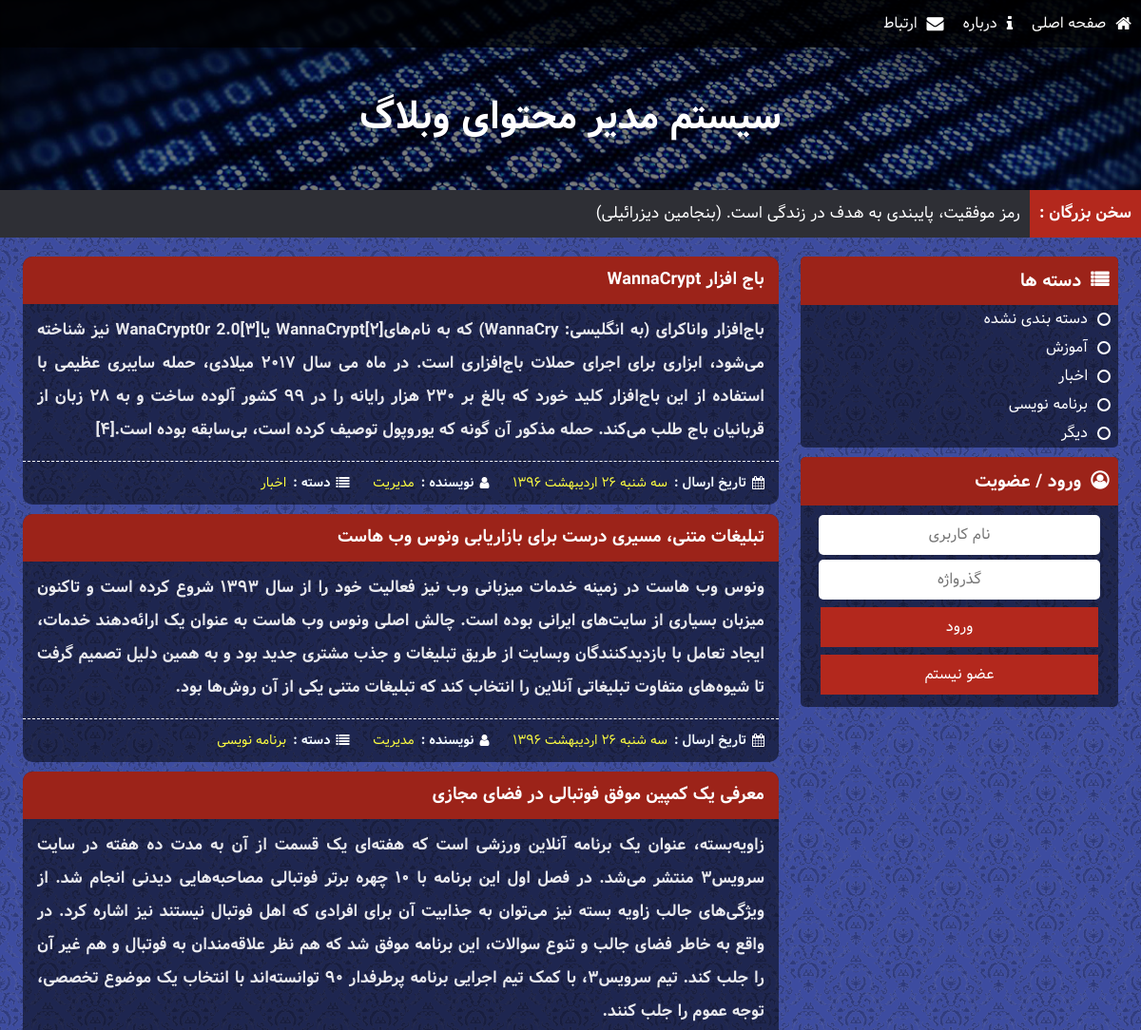
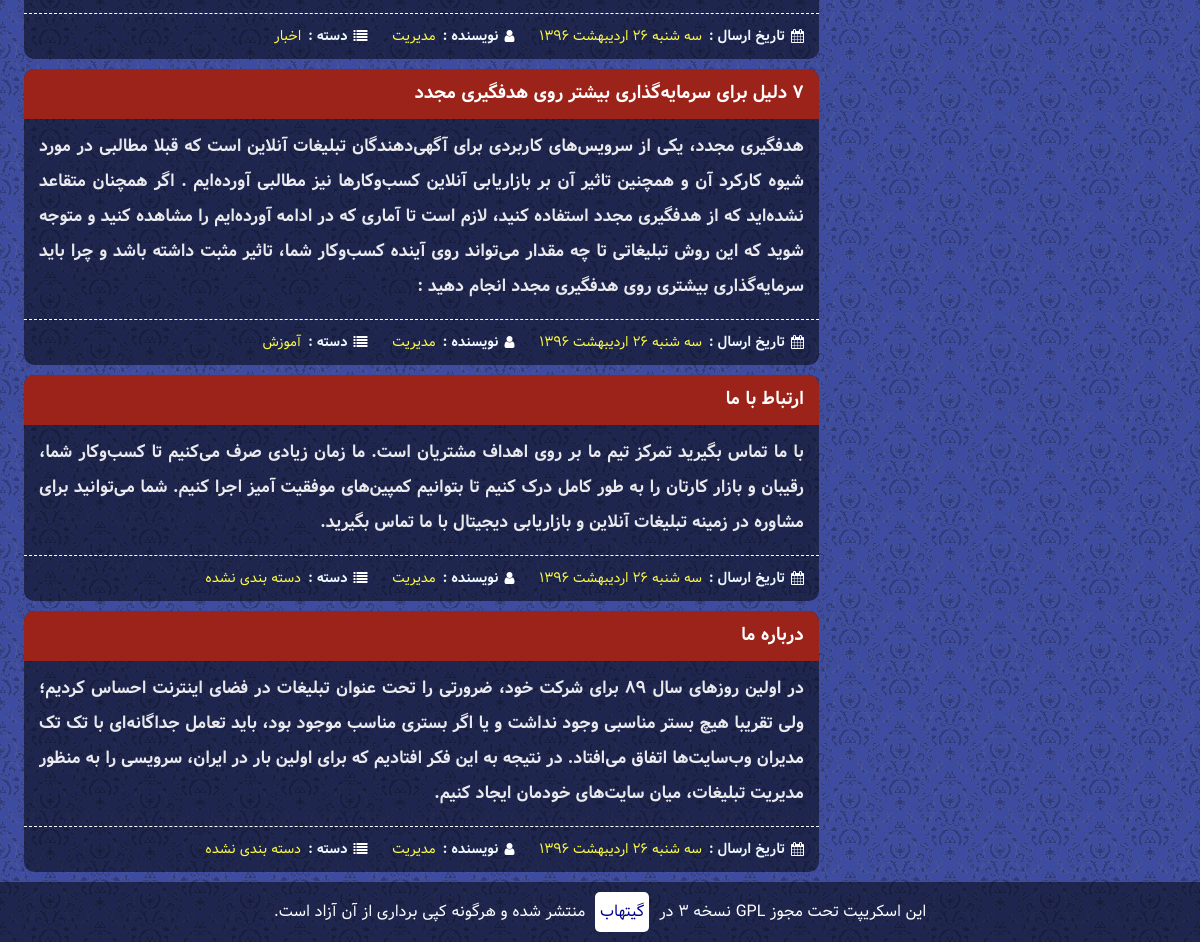
The page / on the database its author committed (2 pictures, top to bottom).
### tables this page shows
CREATE TABLE `CATS` (
  `ID` int(10) UNSIGNED NOT NULL,
  `NAME` varchar(30) NOT NULL
);

CREATE TABLE `POSTS` (
  `ID` int(11) UNSIGNED NOT NULL,
  `TYPE` tinyint(1) UNSIGNED ZEROFILL NOT NULL,
  `AUTHOR` int(11) NOT NULL,
  `TITLE` varchar(255) NOT NULL,
  `URL` varchar(255) NOT NULL,
  `STEXT` text NOT NULL,
  `FTEXT` text NOT NULL,
  `CAT` int(10) UNSIGNED NOT NULL DEFAULT '0',
  `TIME` int(11) UNSIGNED NOT NULL,
  `TAGS` text NOT NULL
);

### includes/config.php (called while the page is built)
<?php
	$CONF = array(
		'remoteurl'	=>	'localhost',
		'dbuser'		=>	'root',
		'dbpass'		=>	'128aa889390',
		'dbname'		=>	'bblog',
		'SITE_TITLE'	=>	'سیستم مدیر محتوای وبلاگ',
		'ROOT_URL'		=>	'http://localhost/blog/',
	);
	$TEXTS = array(
		'بهتر است روی پای خود بمیری تا روی زانو‌هایت زندگی کنی. (رودی)',
		'بر روی زمین چیزی بزرگتر از انسان نیست و در انسان چیزی بزرگتر از فکر او. (همیلتون)',
		'عمر آنقدر کوتاه است که نمی‌ارزد آدم حقیر و کوچک بماند. (دیزرائیلی)',
		'افراد شجاع فرصت می آفرینند .ترسوها و ضعفا منتظر فرصت می نشینند.(گوته)',
		'هر انسانی مرتکب اشتباه می شود؛ اما فقط انسان های احمق اشتباه خود را تکرار می کنند. (سیسرون)',
		'اگر در قدم اول موفقیت نصیب ما می شد، سعی و عمل دیگر معنایی نداشت.(موریس مترلینگ)',
		'کسی که شهامت قبول خطر را نداشته باشد، در زندگی به مقصود نخواهد رسید. (محمد علی كلی)',
		' آدمی ساخته‌ی افکار خویش است فردا همان خواهد شد که امروز می‌اندیشیده است. (مترلینگ)',
		'انسان همان چیزی است که باور دارد. (آنتوان چخوف)',
		'از دست دادن امیدی پوچ و محال، خود موفقیت و پیشرفتی بزرگ است. (شکسپیر)',
		'موفقیت بر روی ستون های شکست شکل می گیرد. (سری چتری)',
		'شکست یک عامل نیروبخش است، نه یک بازدارنده؛ هر شکست بذری از موفقیت در دل دارد. (ناپلئون هیل)',
		'کارایی اساس بقا است، اما لازمه موفقیت ثمربخش بودن است. (جان ماکسول)',
		'هرکس خواهان موفقیت است باید یاد بگیرد که ناکامی جزء حتمی فرایند پیشرفت است. (برادرز)',
		'موفقیت تنها نصیب معدودی می شود و این درحالی است که کثیری از مردم در رویای موفقیت به سر می برند. (جان جانسون)',
		'رمز موفقیت، پایبندی به هدف در زندگی است. (بنجامین دیزرائیلی)',
		'نخستین قانون موفقیت، تمرکز است. (ویلیام ماتیوس)',
		'بزرگ ترین موفقیت عبارت است از اعتماد یا سازش کامل بین اشخاص صمیمی. (رالف والدو امرسون)',
		'اگر کسی استعداد طبیعی داشته باشد بازهم باید برای موفقیت تمرین کند و آماده شود. (جان ماکسول)',
		'موفقیت برای اشخاص کم ظرفیت مقدمه گستاخی است. (مثل ایتالیایی)',
		'از موفقیت دیگران همان اندازه خوشحال باش که از موفقیت خودت خشنود می شوی. (کریستین لارسون)',
		'به یاد داشته باش که برای موفقیت، بیش از هر چیز به اراده و تصمیم نیاز داری. (آبراهام لینکلن)',
		'موفقیت در آرزوها، نسبت مستقیم با قدرت اراده ما دارد. (دیل کارنگی)',
		'به جای اینکه سعی کنید مرد موفقیت باشید، سعی کنید مرد ارزش ها باشید. (آلبرت اینشتین)',
		'هر موفقیت بزرگی نتیجه هزاران تلاش کوچک و عادی است که مورد توجه و ستایش دیگران قرار نمی گیرد. (برایان تریسی)'
	);
?>

### includes/PersianCalendar.php (called while the page is built, shortened)
<?php
function mds_date($format, $when="now", $persianNumber = 1)
{
	$TZhours=0;
	$TZminute=0;
	$result="";
	if($when=="now"){
		$year=date("Y");
		$month=date("m");
		$day=date("d");
		list( $Dyear, $Dmonth, $Dday ) = gregorian_to_mds($year, $month, $day);
		$when=mktime(date("H")+$TZhours,date("i")+$TZminute,date("s"),date("m"),date("d"),date("Y"));
	}else{
		$when+=$TZhours*3600+$TZminute*60;
		$date=date("Y-m-d",$when);
		list( $year, $month, $day ) = preg_split ( '/-/', $date );
		list( $Dyear, $Dmonth, $Dday ) = gregorian_to_mds($year, $month, $day);
		}
	$need= $when;
	$year=date("Y",$need);
	$month=date("m",$need);
	$day=date("d",$need);
	$i=0;
	$subtypetemp="";
	list( $Dyear, $Dmonth, $Dday ) = gregorian_to_mds($year, $month, $day);
	while($i<strlen($format))
	{
		$subtype=substr($format,$i,1);
		switch ($subtype)
		{
			case"F":
				$result.=monthname($Dmonth);
				break;
			case "j":
				$result1=$Dday;
				if($persianNumber==1) $result.=Convertnumber2farsi($result1);
				else $result.=$result1;
				break;
			case "l":
				$result1=date("l",$need);
				switch ($result1) {
					case 'Tuesday':
						$result1="سه شنبه";
						break;
				}
				$result.=$result1;
				break;
			case "Y":
				$result1=$Dyear;
				if($persianNumber==1) $result.=Convertnumber2farsi($result1);
				else $result.=$result1;
				break;
			default:
				$result.=$subtype;
		}
		$subtypetemp=substr($format,$i,1);
	$i++;
	}
	return $result;
}
function monthname($month)
{
	switch ($month) {
		case '02':
			return 'اردیبهشت';
			break;
	}
}
function Convertnumber2farsi($string)
{
	$num = array('۰','۱','۲','۳','۴','۵','۶','۷','۸','۹');
	$stringtemp="";
	$len=strlen($string);
	for($sub=0;$sub<$len;$sub++)
	{
		if( substr($string,$sub,1)>=0 AND substr($string,$sub,1)<=9 )
			$stringtemp.= $num[substr($string,$sub,1)];
		else
			$stringtemp.= substr($string,$sub,1);
	}
	return $stringtemp;
}
function div($a,$b)
{
    return (int) ($a / $b);
}
function gregorian_to_mds ($g_y, $g_m, $g_d)
{
    $g_days_in_month = array(31, 28, 31, 30, 31, 30, 31, 31, 30, 31, 30, 31);
    $m_days_in_month = array(31, 31, 31, 31, 31, 31, 30, 30, 30, 30, 30, 29);
   $gy = $g_y-1600;
   $gm = $g_m-1;
   $gd = $g_d-1;
   $g_day_no = 365*$gy+div($gy+3,4)-div($gy+99,100)+div($gy+399,400);
   for ($i=0; $i < $gm; ++$i)
      $g_day_no += $g_days_in_month[$i];
   $g_day_no += $gd;
   $m_day_no = $g_day_no-79;
   $j_np = div($m_day_no, 12053);
   $m_day_no = $m_day_no % 12053;
   $jy = 979+33*$j_np+4*div($m_day_no,1461);
   $m_day_no %= 1461;
   if ($m_day_no >= 366) {
      $jy += div($m_day_no-1, 365);
      $m_day_no = ($m_day_no-1)%365;
   }
   for ($i = 0; $i < 11 && $m_day_no >= $m_days_in_month[$i]; ++$i)
      $m_day_no -= $m_days_in_month[$i];
   $jm = $i+1;
   $jd = $m_day_no+1;
   return array($jy, $jm, $jd);
}
?>

### index.php (the view, shortened to what this page needs)
<?php
	require_once('includes/functions.php');
	if( !isset($_POST['A']) AND !isset($_GET['A']) )
		require_once('header.php');
	$POSTS = $SQL->query("SELECT P.ID,P.TITLE,P.STEXT,P.TIME,U.ID AS UID,U.NAME AS AUTHOR,C.ID AS CID,C.NAME AS CNAME FROM POSTS AS P, USERS AS U, CATS AS C WHERE P.TYPE=1 AND P.AUTHOR=U.ID AND P.CAT=C.ID".@$CATEGORY.@$TAG." ORDER BY P.TIME DESC;");
	if( $POSTS!==FALSE && $POSTS->num_rows!=0 )
	{
		while ( $POST=$POSTS->fetch_assoc() )
		{
			?>
			<div class="post">
				<a href="post?id=<?php echo $POST['ID']; ?>"><h3><?php eecho($POST['TITLE']); ?></h3></a>
				<p><?php eecho($POST['STEXT']); ?></p>
				<div class="postfooter">
					<span class="fa-calendar"><strong>تاریخ ارسال : </strong><?php echo mds_date("l  j F Y",$POST['TIME']); ?></span>
					<span class="fa-user"><strong>نویسنده : </strong><?php eecho($POST['AUTHOR']); ?></span>
					<span class="fa-list"><strong>دسته : </strong><a href="?cat=<?php echo $POST['CID']; ?>"><?php eecho($POST['CNAME']); ?></a></span>
				</div>
			</div>
			<?php
		}
	}
	else {
		echo '<h1>محتوایی برای نمایش پیدا نشد.</h1>';
	}
  if( !isset($_POST['A']) AND !isset($_GET['A']) )
    require_once('footer.php');
?>

### header.php (shortened to what this page needs)
<!DOCTYPE html>
<html dir="rtl" lang="fa">
<head>
	<link rel="stylesheet" type="text/css" href="lib/main.css" />
	<link rel="stylesheet" type="text/css" href="lib/font-awesome.css" />
</head>
<body>
	<div class="nav">
		<ul>
			<a href=""><li class="fa-home">صفحه اصلی</li></a>
			<a href="post?p=about"><li class="fa-info">درباره</li></a>
			<a href="post?p=contact"><li class="fa-envelope">ارتباط</li></a>
		</ul>
	</div>
	<div class="header"><span><?php echo $CONF['SITE_TITLE']; ?></span></div>
	<div class="toptext"><strong>سخن بزرگان : </strong><span><?php get_text(); ?></span></div>
	<div class="body">
		<div class="menu">
			<div class="cats">
				<h3 class="fa-list">دسته ها</h3>
				<ul>
					<?php
						$CATS = $SQL->query('SELECT ID,NAME FROM CATS;');
						while ($CAT=$CATS->fetch_assoc() )
						{
							echo '<a href="?cat='.$CAT['ID'].'"><li>'.$CAT['NAME'].'</li></a>'.PHP_EOL;
						}
					 ?>
				</ul>
			</div>
			<?php if( !logedin() ){ ?>
			<div class="logreg">
				<h3 class="fa-user-circle-o">ورود / عضویت</h3>
				<div>
					<input id="user" type="text" placeholder="نام کاربری" />
					<input id="pass" type="password" placeholder="گذرواژه" />
					<button id="login" onclick="login();">ورود</button>
					<a href="register"><button id="login">عضو نیستم</button></a>
				</div>
			</div>	<?php } ?>
		</div>
		<div class="main">

### includes/functions.php (shortened to what this page needs)
<?php
	require_once('config.php');
	require_once("PersianCalendar.php");
	function logedin(){
		return false;
	}
	function get_text(){
		global $TEXTS;
		echo $TEXTS[ rand(0,count($TEXTS)-1) ];
	}
	function eecho($str=''){
		echo htmlentities($str);
	}
 ?>

### rows shown on the page
cats: NAME "دسته بندی نشده"
cats: NAME "آموزش"
cats: NAME "اخبار"
cats: NAME "برنامه نویسی"
cats: NAME "دیگر"
posts: TITLE "باج افزار WannaCrypt باج‌افزار واناکرای (به انگلیسی: WannaCry) که به نام‌های[۲]WannaCrypt یا[۳]WanaCrypt0r 2.0 نیز شناخته می‌شود، ابزاری برای اجرای حملات باج‌افزاری است. در ماه می سال ۲۰۱۷ میلادی، حمله سایبری عظیمی با استفاده از این باج‌افزار کلید خورد که بالغ بر ۲۳۰ هزار رایانه را در ۹۹ کشور آلوده ساخت و به ۲۸ زبان از قربانیان باج طلب می‌کند. حمله مذکور آن گونه که یوروپول توصیف کرده است، بی‌سابقه بوده است.[۴] مدیریت اخبار", TIME "سه شنبه ۲۶ اردیبهشت ۱۳۹۶"
posts: TITLE "تبلیغات متنی، مسیری درست برای بازاریابی ونوس وب‌ هاست ونوس وب هاست در زمینه خدمات میزبانی وب نیز فعالیت خود را از سال ۱۳۹۳ شروع کرده است و تاکنون میزبان بسیاری از سایت‌های ایرانی بوده است. چالش اصلی ونوس وب هاست به عنوان یک ارائه‌دهند خدمات، ایجاد تعامل با بازدیدکنندگان وبسایت از طریق تبلیغات و جذب مشتری جدید بود و به همین دلیل تصمیم گرفت تا شیوه‌های متفاوت تبلیغاتی آنلاین را انتخاب کند که تبلیغات متنی یکی از آن روش‌ها بود. مدیریت برنامه نویسی", TIME "سه شنبه ۲۶ اردیبهشت ۱۳۹۶"
posts: TITLE "معرفی یک کمپین موفق فوتبالی در فضای مجازی زاویه‌بسته، عنوان یک برنامه آنلاین ورزشی است که هفته‌ای یک قسمت از آن به مدت ده هفته در سایت سرویس۳ منتشر می‌شد. در فصل اول این برنامه با ۱۰ چهره برتر فوتبالی مصاحبه‌هایی دیدنی انجام شد. از ویژگی‌های جالب زاویه بسته نیز می‌توان به جذابیت آن برای افرادی که اهل فوتبال نیستند نیز اشاره کرد. در واقع به خاطر فضای جالب و تنوع سوالات، این برنامه موفق شد که هم نظر علاقه‌مندان به فوتبال و هم غیر آن را جلب کند. تیم سرویس۳، با کمک تیم اجرایی برنامه پرطرفدار ۹۰ توانسته‌اند با انتخاب یک موضوع تخصصی، توجه عموم را جلب کنند. مدیریت اخبار", TIME "سه شنبه ۲۶ اردیبهشت ۱۳۹۶"
posts: TITLE "۷ دلیل برای سرمایه‌گذاری بیشتر روی هدفگیری مجدد هدفگیری مجدد، یکی از سرویس‌‌های کاربردی برای آگهی‌دهندگان تبلیغات آنلاین است که قبلا مطالبی در مورد شیوه کارکرد آن و همچنین تاثیر آن بر بازاریابی آنلاین کسب‌وکارها نیز مطالبی آورده‌ایم . اگر همچنان متقاعد نشده‌اید که از هدفگیری مجدد استفاده کنید، لازم است تا آماری که در ادامه آورده‌ایم را مشاهده کنید و متوجه شوید که این روش تبلیغاتی تا چه مقدار می‌تواند روی آینده کسب‌وکار شما، تاثیر مثبت داشته باشد و چرا باید سرمایه‌گذاری بیشتری روی هدفگیری مجدد انجام دهید : مدیریت آموزش", TIME "سه شنبه ۲۶ اردیبهشت ۱۳۹۶"
posts: TITLE "ارتباط با ما با ما تماس بگیرید تمرکز تیم ما بر روی اهداف مشتریان است. ما زمان زیادی صرف می‌کنیم تا کسب‌وکار شما، رقیبان و بازار کارتان را به طور کامل درک کنیم تا بتوانیم کمپین‌های موفقیت آمیز اجرا کنیم. شما می‌توانید برای مشاوره در زمینه تبلیغات آنلاین و بازاریابی دیجیتال با ما تماس بگیرید. مدیریت دسته بندی نشده", TIME "سه شنبه ۲۶ اردیبهشت ۱۳۹۶"
posts: TITLE "درباره ما در اولین روزهای سال ۸۹ برای شرکت خود، ضرورتی را تحت عنوان تبلیغات در فضای اینترنت احساس کردیم؛ ولی تقریبا هیچ بستر مناسبی وجود نداشت و یا اگر بستری مناسب موجود بود، باید تعامل جداگانه‌ای با تک تک مدیران وب‌سایت‌ها اتفاق می‌افتاد. در نتیجه به این فکر افتادیم که برای اولین بار در ایران، سرویسی را به منظور مدیریت تبلیغات، میان سایت‌های خودمان ایجاد کنیم. مدیریت دسته بندی نشده", TIME "سه شنبه ۲۶ اردیبهشت ۱۳۹۶"

### other values the page prints
$CONF['SITE_TITLE'] "سیستم مدیر محتوای وبلاگ"
